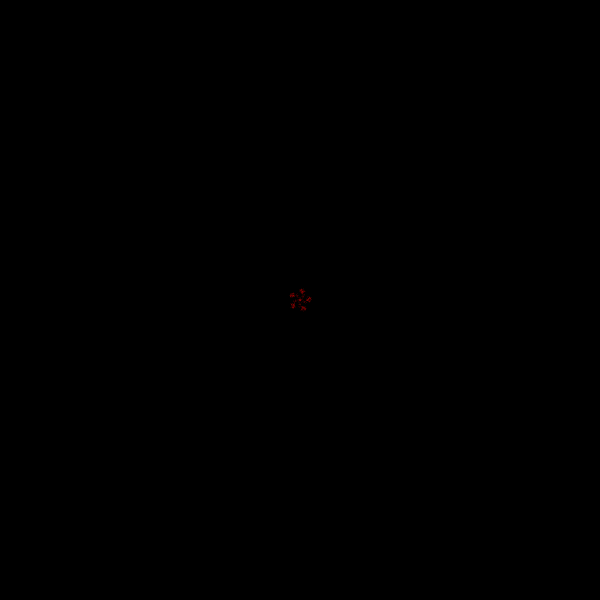
Frame 1 (no input)
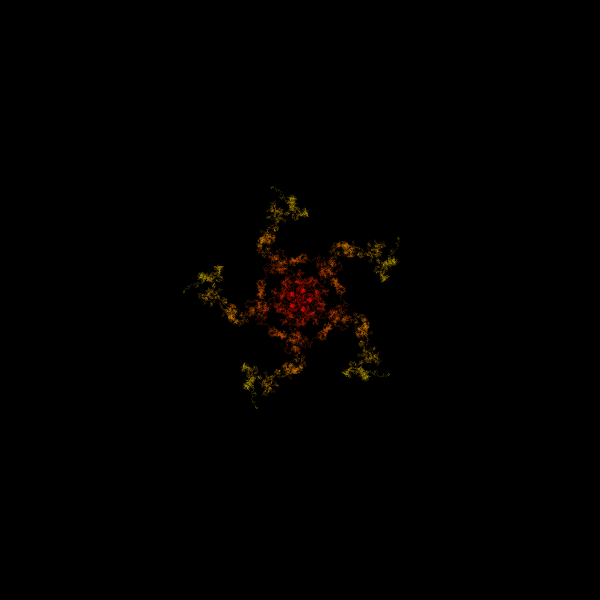
Frame 60 (the mouse pressed at the canvas centre just before this capture)
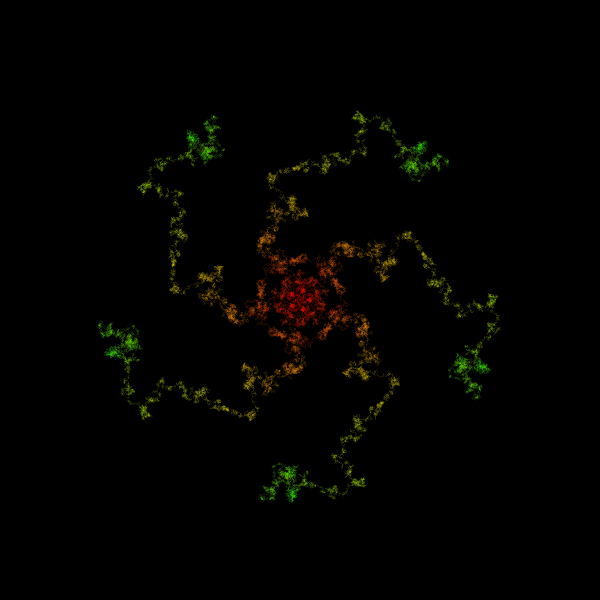
Frame 120 (the mouse held since frame 60 and released just before this capture)

The Processing sketch that drew these frames (run headless with seeded random() and noise(); from frame 60 on, the mouse is pressed at the canvas centre):

// Processing sketch: processing_135731
// ── processing_135731.pde

float phasorInc = 1.0 / 40000.0;
int nReflections = 5;
int nPointsPerFrame = 100;
int nAngles = 32;

Walker w;
Phasor p;
float[] angles;

PVector getVCoordinates(PVector v, float d, float a) {
  return new PVector(v.x + d * cos(a), v.y + d * sin(a));
}

float getAngleFromCenter(PVector v) {
  return atan2(v.y - height / 2, v.x - width / 2);
}

class Phasor {
  float inc;
  float phase;
 
  Phasor(float inc) {
    this.inc = inc;
  }
 
  void update() {
    phase += inc;
 
    while (phase >= 1.0) {
      phase -= 1.0;
    }
    while (phase < 0) {
      phase += 1.0;
    }
  }
}
 
class Walker {
  PVector v;
  
  Walker(float x, float y) {
    v = new PVector(x, y);
  }
  
  void update() {
    v = getVCoordinates(v, 1, angles[int(random(angles.length))]);
    
    if (v.x >= width) {
      v.x -= width;
    }
    
    if (v.x < 0) {
      v.x += width;
    }
    
    if (v.y >= height) {
      v.y -= height;
    }
    
    if (v.y < 0) {
      v.y += height;
    }
   
    float a = getAngleFromCenter(v);
    float d = dist(v.x, v.y, width / 2, height / 2);
    PVector center = new PVector(width / 2, height / 2);

    for (int i = 0; i < nReflections; i++) {
      float thisAngle = a + (TWO_PI / (float) nReflections) * i;
      PVector thisV = getVCoordinates(center, d, thisAngle);
      point(thisV.x, thisV.y);
    }
  }
}

void setup() {
  size(600, 600);

  angles = new float[nAngles];
  for (int i = 0; i < angles.length; i++) {
    angles[i] = ((float) i / (float) nAngles) * TWO_PI;
  }

  w = new Walker(width / 2, height / 2);
  p = new Phasor(phasorInc);
  colorMode(HSB);
  background(0);  
}

void draw() {
  for (int i = 0; i < nPointsPerFrame; i++) {
    stroke(p.phase * 255, 255, 255, 32);
    p.update();
    w.update();
  }
}

void keyPressed() {
  background(0);
}
